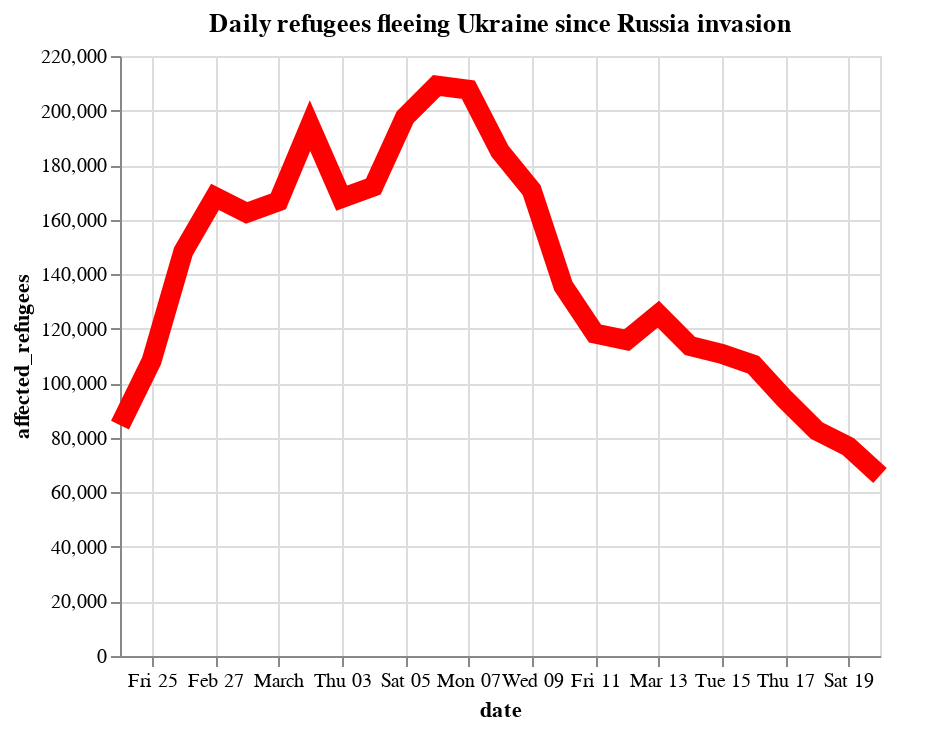

The code cell stored with this chart in its notebook:
### Markdown cell above
#### Add more features: color, line width, title, size

### Code cell
alt.Chart(refugees).mark_line(color="red", size=10).encode(
    x="date:T", y="affected_refugees"
).properties(
    width=380, height=300, title="Daily refugees fleeing Ukraine since Russia invasion"
)

### Figure 1 — Vega-Lite specification as saved in the notebook (floating-point values rounded to 4 significant figures)
{"config": {"view": {"continuousWidth": 400, "continuousHeight": 300}}, "data": {"name": "data-224b1c1349dff1b666644ff5894b66d1"}, "mark": {"type": "line", "color": "red", "size": 10}, "encoding": {"x": {"field": "date", "type": "temporal"}, "y": {"field": "affected_refugees", "type": "quantitative"}}, "height": 300, "title": "Daily refugees fleeing Ukraine since Russia invasion", "width": 380, "$schema": "https://vega.github.io/schema/vega-lite/v4.17.0.json", "datasets": {"data-224b1c1349dff1b666644ff5894b66d1": [{"date": "2022-02-24", "affected_refugees": 84681, "cumsum": 84681}, {"date": "2022-02-25", "affected_refugees": 108301, "cumsum": 192982}, {"date": "2022-02-26", "affected_refugees": 148319, "cumsum": 341301}, {"date": "2022-02-27", "affected_refugees": 168364, "cumsum": 509665}, {"date": "2022-02-28", "affected_refugees": 162474, "cumsum": 672139}, {"date": "2022-03-01", "affected_refugees": 166690, "cumsum": 838829}, {"date": "2022-03-02", "affected_refugees": 194483, "cumsum": 1033312}, {"date": "2022-03-03", "affected_refugees": 167905, "cumsum": 1201217}, {"date": "2022-03-04", "affected_refugees": 172099, "cumsum": 1373316}, {"date": "2022-03-05", "affected_refugees": 197520, "cumsum": 1570836}, {"date": "2022-03-06", "affected_refugees": 209160, "cumsum": 1779996}, {"date": "2022-03-07", "affected_refugees": 207660, "cumsum": 1987656}, {"date": "2022-03-08", "affected_refugees": 185038, "cumsum": 2172694}, {"date": "2022-03-09", "affected_refugees": 170843, "cumsum": 2343537}, {"date": "2022-03-10", "affected_refugees": 135655, "cumsum": 2479192}, {"date": "2022-03-11", "affected_refugees": 118268, "cumsum": 2597460}, {"date": "2022-03-12", "affected_refugees": 115822, "cumsum": 2713282}, {"date": "2022-03-13", "affected_refugees": 125317, "cumsum": 2838599}, {"date": "2022-03-14", "affected_refugees": 113676, "cumsum": 2952275}, {"date": "2022-03-15", "affected_refugees": 110820, "cumsum": 3063095}, {"date": "2022-03-16", "affected_refugees": 106802, "cumsum": 3169897}, {"date": "2022-03-17", "affected_refugees": 94157, "cumsum": 3264054}, {"date": "2022-03-18", "affected_refugees": 82655, "cumsum": 3346709}, {"date": "2022-03-19", "affected_refugees": 76757, "cumsum": 3423466}, {"date": "2022-03-20", "affected_refugees": 66178, "cumsum": 3489644}]}}
